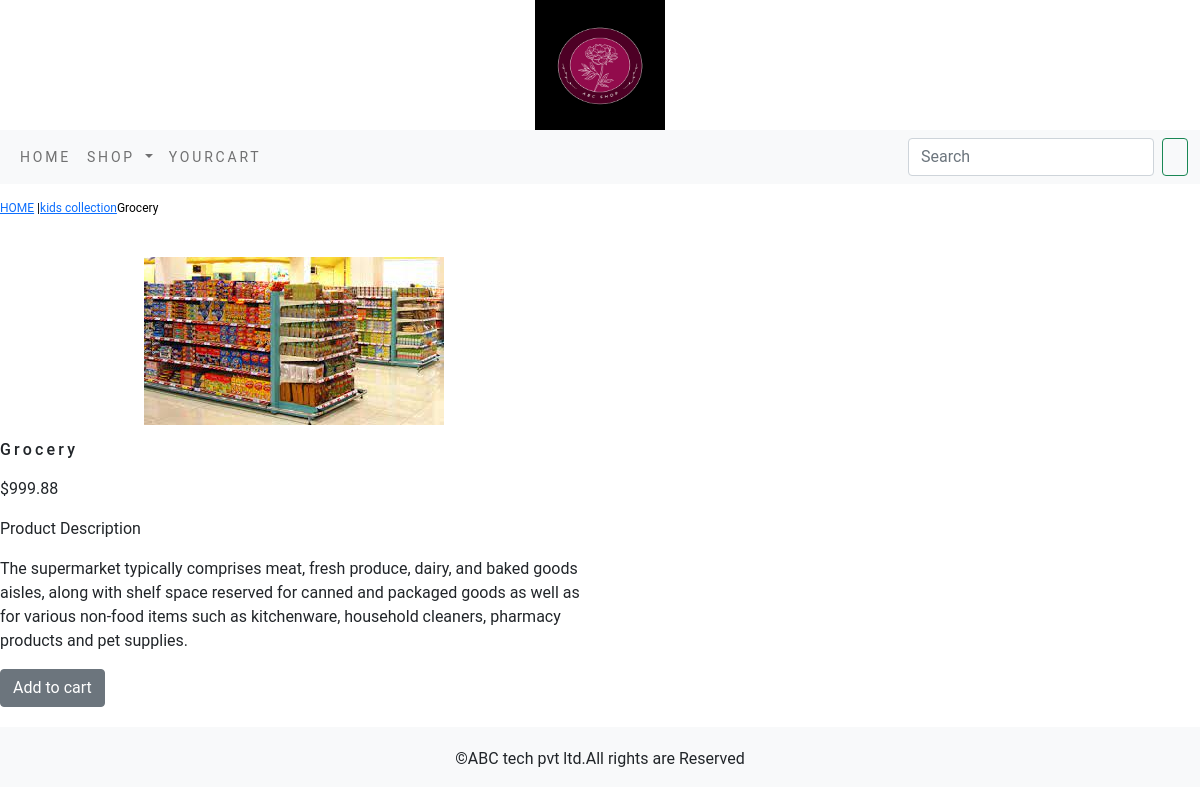
The app's page /shop/kids-collection/grocery/ with its own data.
### shop/models.py (models this page shows, shortened)
class Product(models.Model):
    name = models.CharField(max_length=250,unique=True)
    slug = models.SlugField(max_length=250,unique=True)
    description = models.TextField(blank=True)
    price = models.DecimalField(max_digits=10,decimal_places=2)
    category = models.ForeignKey(Category,on_delete=models.CASCADE)
    image = models.ImageField(upload_to='product',blank=True)
    stock = models.IntegerField()
    available = models.BooleanField(default=True)
    created = models.DateTimeField(auto_now_add=True)
    updated = models.DateTimeField(auto_now=True)
    class Meta:
        ordering = ('name',)
        verbose_name = 'product'
        verbose_name_plural = 'products'

class Category(models.Model):
    name = models.CharField(max_length=250,unique=True)
    slug = models.SlugField(max_length=250,unique=True)
    description = models.TextField(blank=True)
    image = models.ImageField(upload_to='category',blank=True)
    class Meta:
        ordering = ('name',)
        verbose_name = 'category'
        verbose_name_plural = 'categories'
    def __str__(self):
        return '{}'.format(self.name)
    def get_url(self):
        return reverse('shop:products_by_category',args=[self.slug])

### shop/views.py (the view)
# urls.py: path('<slug:c_slug>/<slug:product_slug>/', views.proDetail, name='prodCatDetail')
def proDetail(request,c_slug,product_slug):
    product = Product.objects.get(category__slug=c_slug, slug=product_slug)
    return render(request,'product.html', {'product': product})

### shop/context_processors.py (called while the page is built)
def menu_links(request):
    links = Category.objects.all()
    return dict(links=links)

### templates/product.html (shortened to what this page needs)
{% extends 'base.html' %}
{% load static %}
{% block content %}
<div class="row my_prod_row_class">
    <div class="mx_auto">
       <p> <a href="{% url 'shop:allProdCat' %}">HOME</a> |<a href="{{product.category.get_url}}">{{product.category}}</a>{{product.name}}</p>
    </div>
<div class="container">
<br>
<div class="row">
    <div class="col-12 col-sm-12 col-md-12 col-lg-6 text-center">
        <div style="min-width:18rem">
            <img src="{{product.image.url}}" alt="{{product.name}}">
        </div>
    </div>
</div>
<div>
    <div class="col-12 col-sm-12 col-md-12 col-lg-6 ">
        <div>
        <h1 class="my_prod_title">{{product.name}}</h1>
        <p>${{product.price}}</p>
        <p class="my_title"> Product Description</p>
        <p class="text-justify my_rod_text">{{product.description}}</p>
        {% if product.stock <= 0 %}
        <p class="text-justify my_prod_text"><b>Out of stock</b></p>
        {% else %}
        <a class="btn btn-secondary" href="{% url 'cart:add_cart' product.id %}">Add to cart</a>
        {% endif %}
    </div>
    </div>
</div>
    </div>
    {% endblock %}

### static/css/custom.css (style rules this page uses)
body { font-family: 'Roboto', sans-serif; }
.my_prod_row_class { padding-top:15px; padding-bottom:20px; }
.my_prod_row_class .mx_auto { color:#000; font-size:12px; text-decoration:none; }
.my_prod_title { font-size:16px; text_transform:uppercase; letter-spacing:.2em; padding-top:15px; padding-bottom:10px; }

### records on screen
Product: category "kids collection", name "Grocery", image (picture), price "999.88", description "The supermarket typically comprises meat, fresh produce, dairy, and baked goods aisles, along with shelf space reserved for canned and packaged goods as well as for various non-food items such as kitchenware, household cleaners, pharmacy products and pet supplies."
